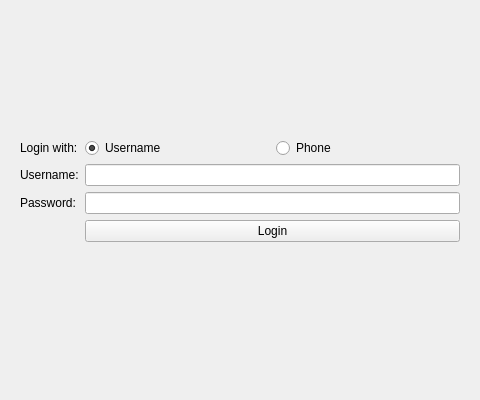
<?xml version="1.0" encoding="UTF-8"?>
<ui version="4.0">
 <class>Form</class>
 <widget class="QWidget" name="Form">
  <property name="geometry">
   <rect>
    <x>0</x>
    <y>0</y>
    <width>480</width>
    <height>400</height>
   </rect>
  </property>
  <property name="windowTitle">
   <string>Nova Hub</string>
  </property>
  <layout class="QVBoxLayout" name="verticalLayout">
   <item>
    <widget class="QStackedWidget" name="stackedWidget">
     <property name="currentIndex">
      <number>0</number>
     </property>
     <widget class="QWidget" name="login_page">
      <layout class="QGridLayout" name="gridLayout">
       <item row="1" column="0">
        <widget class="QLabel" name="login_type_label">
         <property name="text">
          <string>Login with:</string>
         </property>
        </widget>
       </item>
       <item row="1" column="1">
        <layout class="QHBoxLayout" name="horizontalLayout">
         <item>
          <widget class="QRadioButton" name="radio_username">
           <property name="text">
            <string>Username</string>
           </property>
           <property name="checked">
            <bool>true</bool>
           </property>
          </widget>
         </item>
         <item>
          <widget class="QRadioButton" name="radio_phone">
           <property name="text">
            <string>Phone</string>
           </property>
          </widget>
         </item>
        </layout>
       </item>
       <item row="2" column="0">
        <widget class="QLabel" name="username_label">
         <property name="text">
          <string>Username:</string>
         </property>
        </widget>
       </item>
       <item row="2" column="1">
        <widget class="QLineEdit" name="username_input"/>
       </item>
       <item row="3" column="0">
        <widget class="QLabel" name="password_label">
         <property name="text">
          <string>Password:</string>
         </property>
        </widget>
       </item>
       <item row="3" column="1">
        <widget class="QLineEdit" name="password_input">
         <property name="echoMode">
          <enum>QLineEdit::Password</enum>
         </property>
        </widget>
       </item>
       <item row="4" column="1">
        <widget class="QPushButton" name="login_button">
         <property name="text">
          <string>Login</string>
         </property>
        </widget>
       </item>
       <item row="5" column="1">
        <widget class="QLabel" name="error_label">
         <property name="text">
          <string/>
         </property>
         <property name="styleSheet">
          <string notr="true">color: red;</string>
         </property>
        </widget>
       </item>
       <item row="0" column="1">
        <spacer name="verticalSpacer">
         <property name="orientation">
          <enum>Qt::Vertical</enum>
         </property>
         <property name="sizeHint" stdset="0">
          <size>
           <width>20</width>
           <height>40</height>
          </size>
         </property>
        </spacer>
       </item>
       <item row="6" column="1">
        <spacer name="verticalSpacer_2">
         <property name="orientation">
          <enum>Qt::Vertical</enum>
         </property>
         <property name="sizeHint" stdset="0">
          <size>
           <width>20</width>
           <height>40</height>
          </size>
         </property>
        </spacer>
       </item>
      </layout>
     </widget>
     <widget class="QWidget" name="main_page">
      <layout class="QVBoxLayout" name="verticalLayout_2">
       <item>
        <widget class="QWidget" name="user_info_widget" native="true">
         <layout class="QFormLayout" name="formLayout"/>
        </widget>
       </item>
       <item>
        <widget class="QTableWidget" name="apps_table"/>
       </item>
      </layout>
     </widget>
    </widget>
   </item>
  </layout>
 </widget>
 <resources/>
 <connections/>
</ui>
